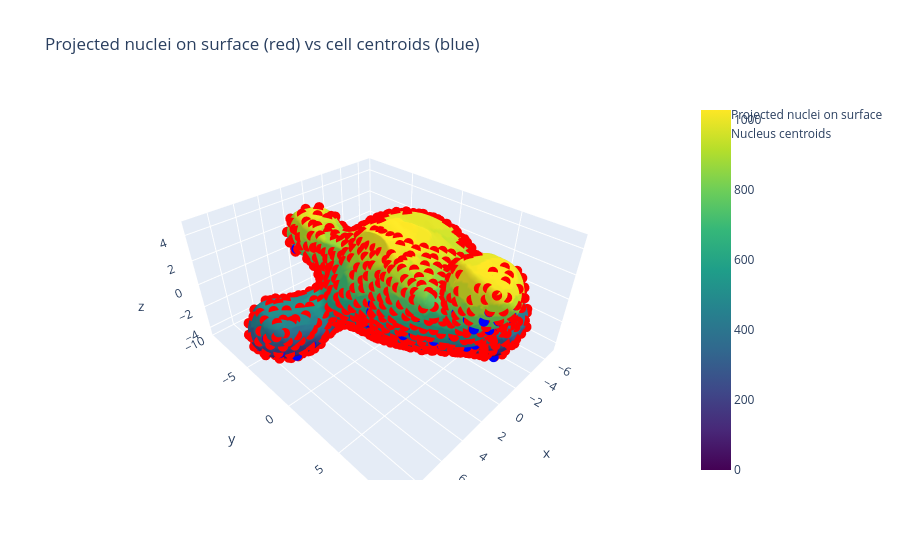

Here is the notebook cell this chart was saved with:
### Code cell
import plotly.graph_objects as go

# 3) Recover centroids and projected points from node attributes
nodes = sorted(G.nodes())  # should be [0, 1, ..., N_cells-1]

nuclei_xyz = np.array([G.nodes[n]["centroid"]   for n in nodes])  # (N_cells, 3)
proj_points = np.array([G.nodes[n]["proj_point"] for n in nodes])  # (N_cells, 3)

# For coloring the mesh: one label per vertex (Voronoi owner)
vertex_label_field = vertex_owner.astype(float)  # numeric for Plotly

print(np.unique(vertex_label_field).shape)
print(len(nodes))
print(len(proj_points))

# 4) Build the figure
fig = go.Figure(data=[
    # Surface colored by which cell owns each vertex
    go.Mesh3d(
        x=mesh.v[:, 0], y=mesh.v[:, 1], z=mesh.v[:, 2],
        i=mesh.f[:, 0], j=mesh.f[:, 1], k=mesh.f[:, 2],
        intensity=vertex_label_field,
        colorscale='Viridis',
        showscale=True,
        name="Surface Voronoi"
    ),

    # Projected points on the surface (red)
    go.Scatter3d(
        x=proj_points[:, 0],
        y=proj_points[:, 1],
        z=proj_points[:, 2],
        mode='markers',
        marker=dict(size=6, color='red', symbol='circle'),
        name="Projected nuclei on surface"
    ),

    # True nucleus centroids in volume (blue)
    go.Scatter3d(
        x=nuclei_xyz[:, 0],
        y=nuclei_xyz[:, 1],
        z=nuclei_xyz[:, 2],
        mode='markers',
        marker=dict(size=6, color='blue', symbol='circle'),
        name="Nucleus centroids"
    )
])

fig.update_layout(
    scene=dict(aspectmode='data'),
    title="Projected nuclei on surface (red) vs cell centroids (blue)"
)

fig.show()

### Figure 1 — Plotly figure (JSON) as saved in the notebook; plotly's stock layout.template omitted (floating-point values rounded to 4 significant figures; data arrays with more than 128 entries replaced by an {"elided": "..."} marker saying what was removed)
{"data": [{"colorscale": [[0, "#440154"], [0.1111, "#482878"], [0.2222, "#3e4989"], [0.3333, "#31688e"], [0.4444, "#26828e"], [0.5556, "#1f9e89"], [0.6667, "#35b779"], [0.7778, "#6ece58"], [0.8889, "#b5de2b"], [1, "#fde725"]], "i": {"elided": "35998 int values"}, "intensity": {"elided": "18001 float values"}, "j": {"elided": "35998 int values"}, "k": {"elided": "35998 int values"}, "name": "Surface Voronoi", "showscale": true, "type": "mesh3d", "x": {"elided": "18001 float values"}, "y": {"elided": "18001 float values"}, "z": {"elided": "18001 float values"}}, {"marker": {"color": "red", "size": 6, "symbol": "circle"}, "mode": "markers", "name": "Projected nuclei on surface", "type": "scatter3d", "x": {"elided": "1030 float values"}, "y": {"elided": "1030 float values"}, "z": {"elided": "1030 float values"}}, {"marker": {"color": "blue", "size": 6, "symbol": "circle"}, "mode": "markers", "name": "Nucleus centroids", "type": "scatter3d", "x": {"elided": "1030 float values"}, "y": {"elided": "1030 float values"}, "z": {"elided": "1030 float values"}}], "layout": {"scene": {"aspectmode": "data"}, "title": {"text": "Projected nuclei on surface (red) vs cell centroids (blue)"}}}
